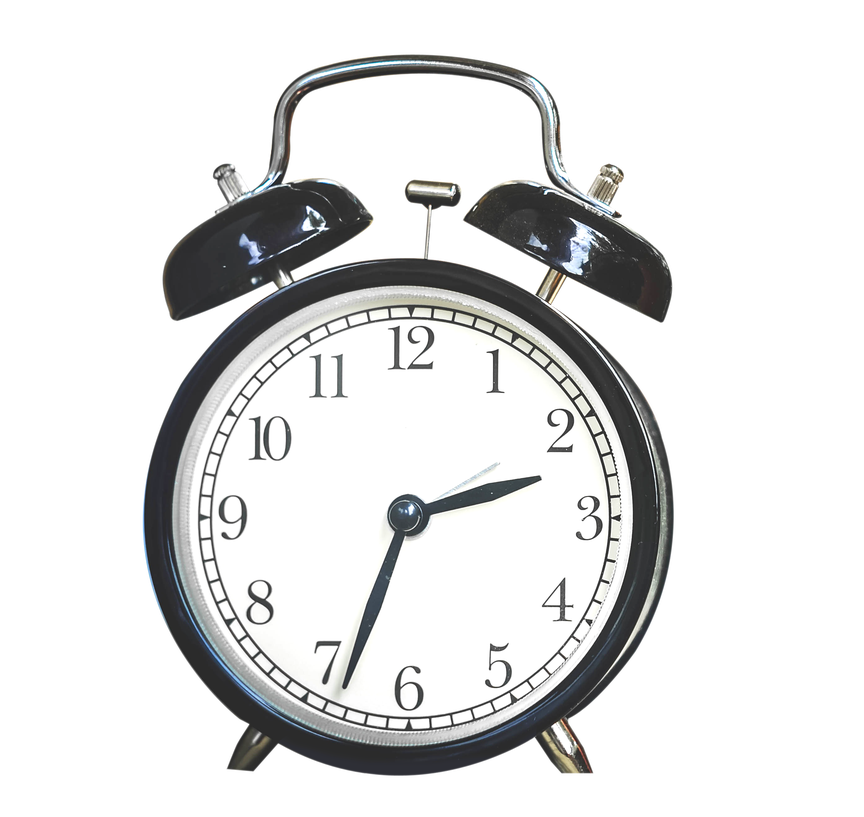
#> input picture Lab9/input.png, 864 x 817 px, shrunk from 2776 x 2624 before the run
$ python YPrahasith_lab1.py
#> lines starting #> are read from the running program, lines starting #| are printed output that depends on the picture
# Program to enhance image using image arithmetic and logical operations

from PIL import Image

def arithmetic_addition(img1, img2):

    for i in range(img1.width):
        for j in range(img1.height):
            px1 = img1.getpixel((i, j))
            if i < img2.width and j < img2.height:
                px2 = img2.getpixel((i, j))
                tmp = []
                for k in range(len(px1)):
                    tmp.append(min(255, px1[k]+px2[k]))
                px1 = tuple(tmp)
            img1.putpixel((i, j), px1)

    # img1.show()
    img1.save('addition.png')

# [98 lines left out: functions arithmetic_subtraction, arithmetic_multiplication, arithmetic_division, logical_and, logical_or, logical_xor, not called in this run]

if __name__ == '__main__':

    print('1. Addition\n2. Subtraction\n3. Multiplication\n4. Division\n5. And\n6. Or\n7. Xor')
    choice = int(input('Pick required operation: '))
#> the answer given: 1

    img_name1 = input('Image 1 filename: ')
#> the answer given: ../Lab9/input.png
    img1 = Image.open(img_name1).convert('RGB')
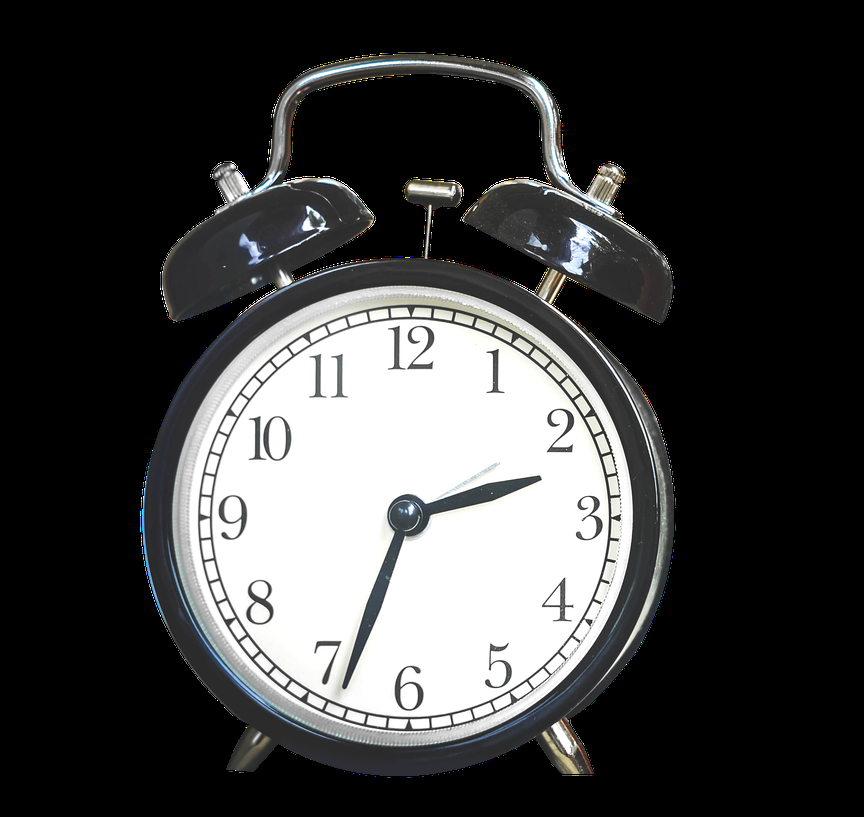
#> img1: PIL image 864x817 RGB; mean R, G, B 64.5, 64.9, 64.9

    img_name2 = input('Image 2 filename: ')
#> the answer given: ../Lab9/input.png
    img2 = Image.open(img_name2).convert('RGB')

    if choice == 1:
        arithmetic_addition(img1, img2)
#> after the loop in arithmetic_addition, `for i in range(img1.width):`:
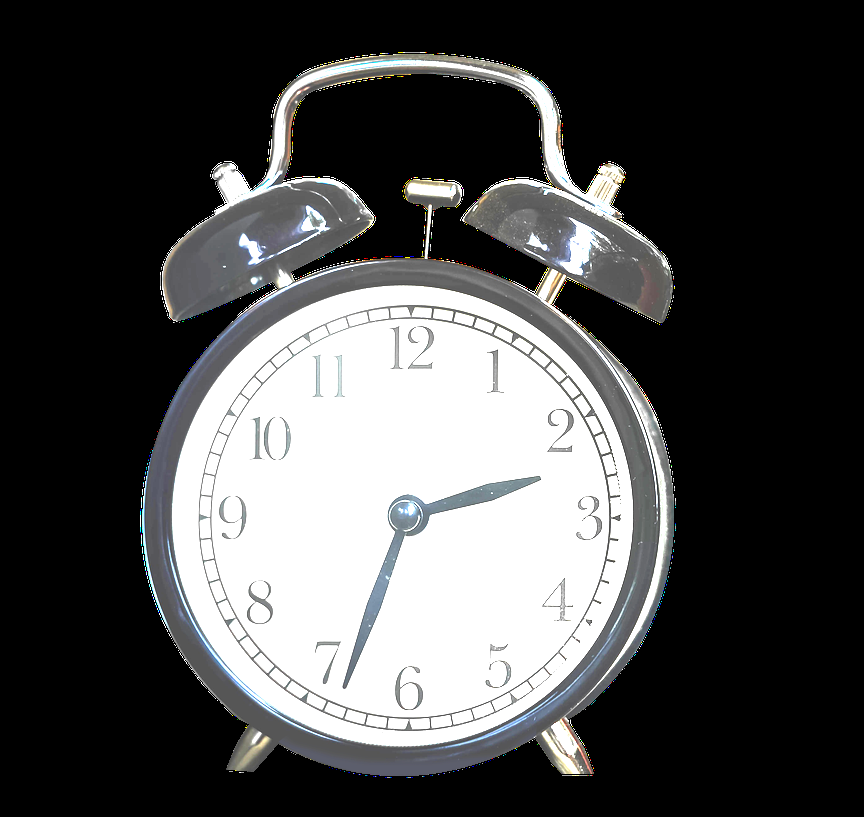
#> img1: PIL image 864x817 RGB; mean R, G, B 76.4, 76.7, 77

    elif choice == 2:
        arithmetic_subtraction(img1, img2)

    elif choice == 3:
        arithmetic_multiplication(img1, img2)

    elif choice == 4:
        arithmetic_division(img1, img2)

    elif choice == 5:
        logical_and(img1, img2)

    elif choice == 6:
        logical_or(img1, img2)

    elif choice == 7:
        logical_xor(img1, img2)

    else:
        print('Invalid choice!')
